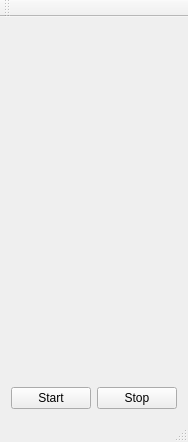
<?xml version="1.0" encoding="UTF-8"?>
<ui version="4.0">
 <class>MainWindow</class>
 <widget class="QMainWindow" name="MainWindow">
  <property name="geometry">
   <rect>
    <x>0</x>
    <y>0</y>
    <width>186</width>
    <height>442</height>
   </rect>
  </property>
  <property name="windowTitle">
   <string>videotest6</string>
  </property>
  <widget class="QWidget" name="centralWidget">
   <layout class="QGridLayout" name="gridLayout">
    <item row="0" column="0" colspan="2">
     <widget class="QWidget" name="widget" native="true"/>
    </item>
    <item row="1" column="0">
     <widget class="QPushButton" name="pushButton">
      <property name="text">
       <string>Start</string>
      </property>
     </widget>
    </item>
    <item row="1" column="1">
     <widget class="QPushButton" name="pushButton_2">
      <property name="text">
       <string>Stop</string>
      </property>
     </widget>
    </item>
   </layout>
  </widget>
  <widget class="QMenuBar" name="menuBar">
   <property name="geometry">
    <rect>
     <x>0</x>
     <y>0</y>
     <width>186</width>
     <height>17</height>
    </rect>
   </property>
  </widget>
  <widget class="QToolBar" name="mainToolBar">
   <attribute name="toolBarArea">
    <enum>TopToolBarArea</enum>
   </attribute>
   <attribute name="toolBarBreak">
    <bool>false</bool>
   </attribute>
  </widget>
  <widget class="QStatusBar" name="statusBar"/>
 </widget>
 <layoutdefault spacing="6" margin="11"/>
 <resources/>
 <connections/>
</ui>
